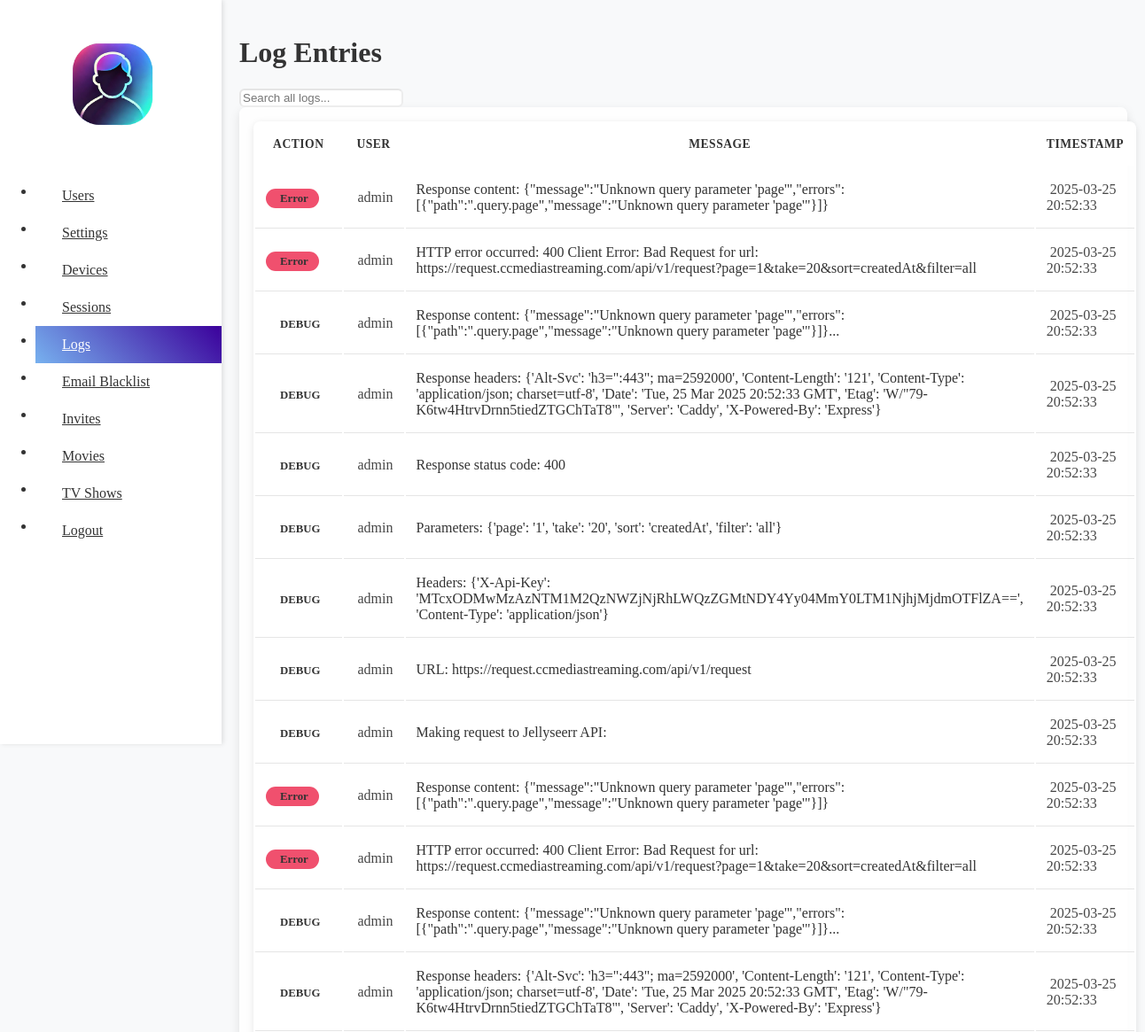
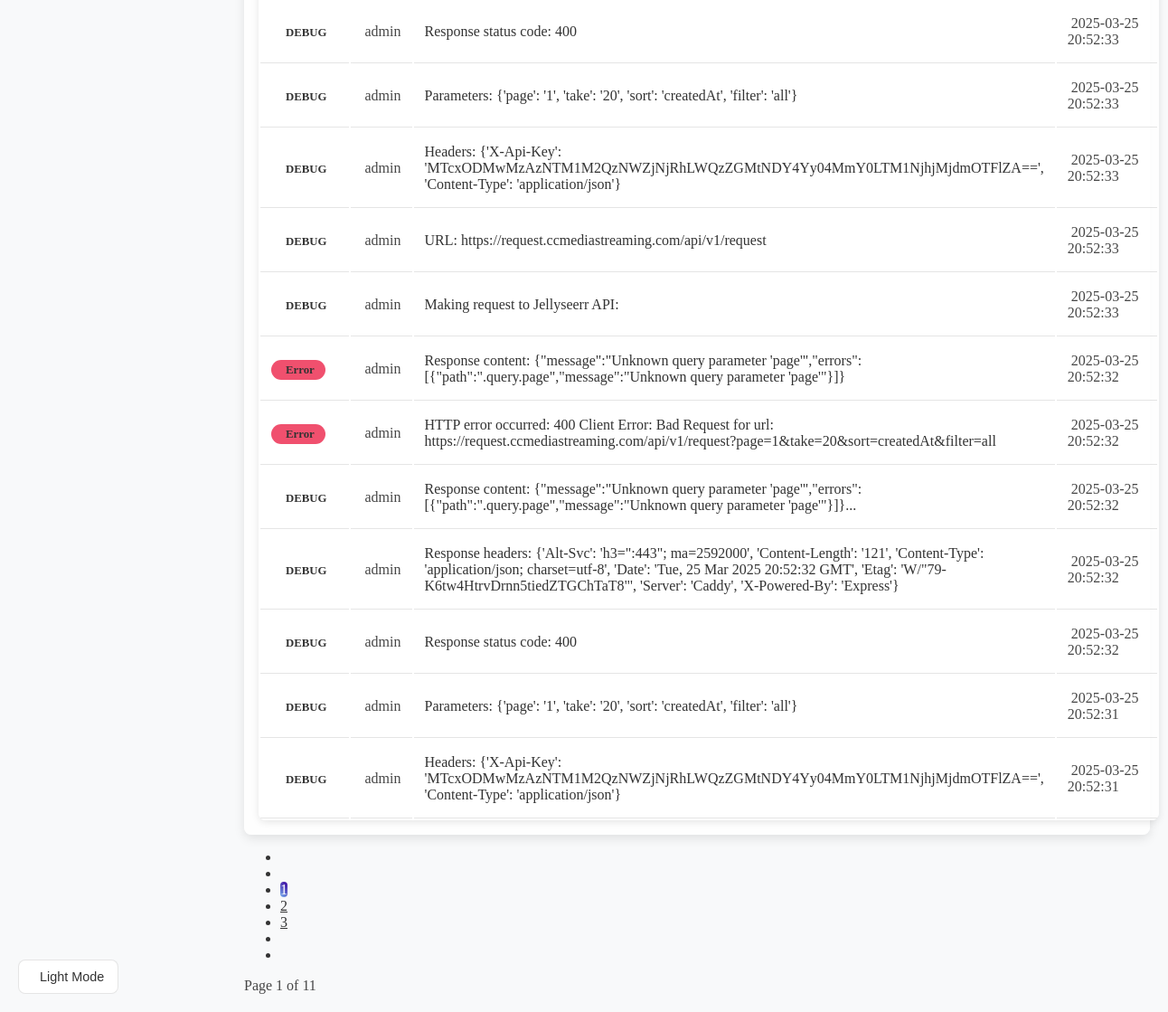
Page /logs/ (signed in) on the committed database (2 pictures, top to bottom).
### jellyfin_control/models.py (models this page shows, shortened)
class LogEntry(models.Model):
    ACTION_CHOICES = [
        ('LOGIN', 'Login'),
        ('CREATED', 'Created'),
        ('DELETED', 'Deleted'),
        ('INFO', 'Info'),
        ('WARNING', 'Warning'),
        ('ERROR', 'Error'),
        ('SETUP', 'Setup'),
        ('DOWNLOAD', 'Download'),
        ('UPLOAD', 'Upload'),
    ]
    action = models.CharField(max_length=20, choices=ACTION_CHOICES)
    user = models.ForeignKey(
        settings.AUTH_USER_MODEL,
        null=True,
        blank=True,
        on_delete=models.SET_NULL,
        related_name='jellyfin_log_entries'
    )
    message = models.TextField()
    created_at = models.DateTimeField(default=timezone.now)
    class Meta:
        ordering = ['-created_at']
        verbose_name = 'Log Entry'
        verbose_name_plural = 'Log Entries'

class CustomUser(AbstractBaseUser, PermissionsMixin):
    email = models.EmailField(unique=True)
    first_name = models.CharField(max_length=30, blank=True)
    last_name = models.CharField(max_length=30, blank=True)
    is_active = models.BooleanField(default=True)
    is_staff = models.BooleanField(default=False)
    jellyfin_user_id = models.CharField(max_length=255, unique=True, null=True, blank=True)  # New field
    objects = CustomUserManager()
    USERNAME_FIELD = 'email'
    REQUIRED_FIELDS = []
    def __str__(self):
        return self.email

### jellyfin_control/views.py (the view, shortened to what this page needs)
# urls.py: path('logs/', views.logs_view, name='logs'),
@login_required
@superuser_required
def logs_view(request):  # Changed from logs to logs_view
    logs = LogEntry.objects.all().order_by('-created_at')
    paginator = Paginator(logs, 25)
    page_number = request.GET.get('page', 1)
    page_obj = paginator.get_page(page_number)
    return render(request, 'logs.html', {'page_obj': page_obj})

### jellyfin_control/context_processors.py (called while the page is built)
def is_superuser(request):
    return {
        'is_superuser': request.user.is_authenticated and request.user.is_superuser
    }

def user_info(request):
    if request.user.is_authenticated:
        return {'username': request.user.email}
    return {'username': None}

def check_default_invite(request):
    default_invite_code = None
    default_invite_exists = False
    try:
        config = Config.objects.first()  # Assuming there's only one Config object
        if config and config.invite_code:
            default_invite_code = config.invite_code
            default_invite_exists = Invitation.objects.filter(invite_code=default_invite_code).exists()
    except ObjectDoesNotExist:
        pass
    return {
        'default_invite_code': default_invite_code,
        'default_invite_exists': default_invite_exists,
    }

### jellyfin_control/templates/logs.html (shortened to what this page needs)
{% extends 'base.html' %}
{% block content %}
<div class="uk-container">
    <div class="settings-card uk-margin-medium-bottom">
        <h1 class="uk-heading-medium uk-margin-remove">Log Entries</h1>
        <div class="uk-margin-medium-top">
            <div class="uk-inline uk-width-1-2@m">
                <input class="uk-input"
                       id="log-search"
                       type="text"
                       placeholder="Search all logs..."
                       aria-label="Search logs">
            </div>
        </div>
    </div>
    <div class="settings-card">
        <div class="uk-overflow-auto">
            <table class="uk-table uk-table-divider uk-table-hover uk-table-middle uk-table-small" id="log-table">
                <thead>
                    <tr>
                        <th>Action</th>
                        <th>User</th>
                        <th>Message</th>
                        <th>Timestamp</th>
                    </tr>
                </thead>
                <tbody>
                    {% for log in page_obj %}
                    <tr>
                        <td>
                            {% if log.action == "LOGIN" %}
                            <span class="uk-label uk-label-primary">
                                <span uk-icon="sign-in" class="uk-margin-small-right"></span>Login
                            </span>
                            {% elif log.action == "CREATED" %}
                            <span class="uk-label uk-label-success">
                                <span uk-icon="plus" class="uk-margin-small-right"></span>Created
                            </span>
                            {% elif log.action == "SETUP" %}
                            <span class="uk-label uk-label-warning">
                                <span uk-icon="settings" class="uk-margin-small-right"></span>Setup
                            </span>
                            {% elif log.action == "DELETED" %}
                            <span class="uk-label uk-label-danger">
                                <span uk-icon="trash" class="uk-margin-small-right"></span>Deleted
                            </span>
                            {% elif log.action == "ERROR" %}
                            <span class="uk-label uk-label-danger">
                                Error
                            </span>
                            {% elif log.action == "INFO" %}
                            <span class="uk-label uk-label-primary">
                                <span uk-icon="info" class="uk-margin-small-right"></span>Info
                            </span>
                            {% elif log.action == "WARNING" %}
                            <span class="uk-label uk-label-warning">
                                <span uk-icon="warning" class="uk-margin-small-right"></span>Warning
                            </span>
                            {% else %}
                            <span class="uk-label">
                                {{ log.get_action_display }}
                            </span>
                            {% endif %}
                        </td>
                        <td>
                            <span class="uk-text-small">
                                {{ log.user }}
                            </span>
                        </td>
                        <td>{{ log.message }}</td>
                        <td>
                            <span class="uk-text-small">
                                {{ log.created_at|date:"Y-m-d H:i:s" }}
                            </span>
                        </td>
                    </tr>
                    {% empty %}
                    <tr>
                        <td colspan="4" class="uk-text-center">No log entries found.</td>
                    </tr>
                    {% endfor %}
                </tbody>
            </table>
        </div>
        {% if page_obj.paginator.num_pages > 1 %}
        <div class="uk-margin-medium-top uk-flex uk-flex-center">
            <ul class="uk-pagination">
                {% if page_obj.has_previous %}
                <li><a href="?page=1"><span uk-pagination-previous></span><span uk-pagination-previous></span></a></li>
                <li><a href="?page={{ page_obj.previous_page_number }}"><span uk-pagination-previous></span></a></li>
                {% else %}
                <li class="uk-disabled"><span></span></li>
                <li class="uk-disabled"><span></span></li>
                {% endif %}
                {% for num in page_obj.paginator.page_range %}
                {% if page_obj.number == num %}
                <li class="uk-active"><span>{{ num }}</span></li>
                {% elif num > page_obj.number|add:'-3' and num < page_obj.number|add:'3' %}
                <li><a href="?page={{ num }}">{{ num }}</a></li>
                {% endif %}
                {% endfor %}
                {% if page_obj.has_next %}
                <li><a href="?page={{ page_obj.next_page_number }}"></a></li>
                <li><a href="?page={{ page_obj.paginator.num_pages }}"></a></li>
                {% else %}
                <li class="uk-disabled"><span><span uk-pagination-next></span></span></li>
                <li class="uk-disabled"><span><span uk-pagination-next></span><span uk-pagination-next></span></span></li>
                {% endif %}
            </ul>
        </div>
        <div class="uk-text-center uk-text-small uk-text-muted">
            Page {{ page_obj.number }} of {{ page_obj.paginator.num_pages }}
        </div>
        {% endif %}
    </div>
</div>
{% endblock %}

### jellyfin_control/templates/base.html (style rules this page uses)
:root { --background-color: #f8f9fa; --text-color: #333333; --sidebar-bg: #ffffff; --card-bg: rgba(255, 255, 255, 0.9); --hover-bg: rgba(0, 0, 0, 0.05); --overlay-bg: rgba(0, 0, 0, 0.7); --input-bg: #ffffff; --border-color: rgba(0, 0, 0, 0.1); }
body { background-color: var(--background-color); color: var(--text-color); min-height: 100vh; margin: 0; overflow-x: hidden; }
.uk-input, .uk-select, .uk-textarea { background-color: var(--input-bg); color: var(--text-color); border-color: var(--border-color); }
.uk-table { background: var(--card-bg); color: var(--text-color); border-radius: 8px; box-shadow: 0 2px 8px rgba(0, 0, 0, 0.1); overflow: hidden; }
.uk-table thead { background: var(--sidebar-bg); border-bottom: 2px solid var(--border-color); }
.uk-table th { color: var(--text-color); font-weight: 600; font-size: 0.95rem; padding: 16px 12px; text-transform: uppercase; letter-spacing: 0.5px; }
.uk-table td { padding: 16px 12px; vertical-align: middle; border-bottom: 1px solid var(--border-color); }
.uk-table tbody tr { transition: background-color 0.2s ease; }
.uk-table .uk-label { font-weight: 600; padding: 4px 12px; border-radius: 20px; text-transform: none; font-size: 0.8rem; }
.uk-table .uk-label-danger { background: #f0506e; }
.uk-overflow-auto { border-radius: 8px; box-shadow: 0 4px 12px rgba(0, 0, 0, 0.1); background: var(--card-bg); padding: 16px; }
.uk-pagination > li > a { color: var(--text-color); }
.uk-pagination > .uk-active > * { background: linear-gradient(45deg, #77b1ef, #3b009b); color: white; }

### jellyfin_control/templates/logs.html (style rules this page uses)
.uk-label { font-weight: 500; padding: 3px 12px; border-radius: 12px; text-transform: none; }
.uk-table th { text-transform: uppercase; font-size: 0.85rem; letter-spacing: 0.5px; color: var(--text-color); }
.uk-text-small { color: var(--text-color); opacity: 0.9; }
.uk-pagination > li > a { border-radius: 4px; }
.uk-pagination > .uk-active > * { border-radius: 4px; }
.uk-input { border-radius: 6px; }

### rows in the picture
LogEntry: action "Error", user "admin", message "Response content: {\"message\":\"Unknown query parameter 'page'\",\"errors\":[{\"path\":\".query.page\",\"message\":\"Unknown query parameter 'page'\"}]}", created_at "2025-03-25 20:52:33"
LogEntry: action "Error", user "admin", message "HTTP error occurred: 400 Client Error: Bad Request for url: https://request.ccmediastreaming.com/api/v1/request?page=1&take=20&sort=createdAt&filter=all", created_at "2025-03-25 20:52:33"
LogEntry: action "DEBUG", user "admin", message "Response content: {\"message\":\"Unknown query parameter 'page'\",\"errors\":[{\"path\":\".query.page\",\"message\":\"Unknown query parameter 'page'\"}]}...", created_at "2025-03-25 20:52:33"
LogEntry: action "DEBUG", user "admin", message "Response headers: {'Alt-Svc': 'h3=\":443\"; ma=2592000', 'Content-Length': '121', 'Content-Type': 'application/json; charset=utf-8', 'Date': 'Tue, 25 Mar 2025 20:52:33 GMT', 'Etag': 'W/\"79-K6tw4HtrvDrnn5tiedZTGChTaT8\"', 'Server': 'Caddy', 'X-Powered-By': 'Express'}", created_at "2025-03-25 20:52:33"
LogEntry: action "DEBUG", user "admin", message "Response status code: 400", created_at "2025-03-25 20:52:33"
LogEntry: action "DEBUG", user "admin", message "Parameters: {'page': '1', 'take': '20', 'sort': 'createdAt', 'filter': 'all'}", created_at "2025-03-25 20:52:33"
LogEntry: action "DEBUG", user "admin", message "Headers: {'X-Api-Key': 'MTcxODMwMzAzNTM1M2QzNWZjNjRhLWQzZGMtNDY4Yy04MmY0LTM1NjhjMjdmOTFlZA==', 'Content-Type': 'application/json'}", created_at "2025-03-25 20:52:33"
LogEntry: action "DEBUG", user "admin", message "URL: https://request.ccmediastreaming.com/api/v1/request", created_at "2025-03-25 20:52:33"
LogEntry: action "DEBUG", user "admin", message "Making request to Jellyseerr API:", created_at "2025-03-25 20:52:33"
LogEntry: action "Error", user "admin", message "Response content: {\"message\":\"Unknown query parameter 'page'\",\"errors\":[{\"path\":\".query.page\",\"message\":\"Unknown query parameter 'page'\"}]}", created_at "2025-03-25 20:52:33"
LogEntry: action "Error", user "admin", message "HTTP error occurred: 400 Client Error: Bad Request for url: https://request.ccmediastreaming.com/api/v1/request?page=1&take=20&sort=createdAt&filter=all", created_at "2025-03-25 20:52:33"
LogEntry: action "DEBUG", user "admin", message "Response content: {\"message\":\"Unknown query parameter 'page'\",\"errors\":[{\"path\":\".query.page\",\"message\":\"Unknown query parameter 'page'\"}]}...", created_at "2025-03-25 20:52:33"
LogEntry: action "DEBUG", user "admin", message "Response headers: {'Alt-Svc': 'h3=\":443\"; ma=2592000', 'Content-Length': '121', 'Content-Type': 'application/json; charset=utf-8', 'Date': 'Tue, 25 Mar 2025 20:52:33 GMT', 'Etag': 'W/\"79-K6tw4HtrvDrnn5tiedZTGChTaT8\"', 'Server': 'Caddy', 'X-Powered-By': 'Express'}", created_at "2025-03-25 20:52:33"
LogEntry: action "DEBUG", user "admin", message "Response status code: 400", created_at "2025-03-25 20:52:33"
LogEntry: action "DEBUG", user "admin", message "Parameters: {'page': '1', 'take': '20', 'sort': 'createdAt', 'filter': 'all'}", created_at "2025-03-25 20:52:33"
LogEntry: action "DEBUG", user "admin", message "Headers: {'X-Api-Key': 'MTcxODMwMzAzNTM1M2QzNWZjNjRhLWQzZGMtNDY4Yy04MmY0LTM1NjhjMjdmOTFlZA==', 'Content-Type': 'application/json'}", created_at "2025-03-25 20:52:33"
LogEntry: action "DEBUG", user "admin", message "URL: https://request.ccmediastreaming.com/api/v1/request", created_at "2025-03-25 20:52:33"
LogEntry: action "DEBUG", user "admin", message "Making request to Jellyseerr API:", created_at "2025-03-25 20:52:33"
LogEntry: action "Error", user "admin", message "Response content: {\"message\":\"Unknown query parameter 'page'\",\"errors\":[{\"path\":\".query.page\",\"message\":\"Unknown query parameter 'page'\"}]}", created_at "2025-03-25 20:52:32"
LogEntry: action "Error", user "admin", message "HTTP error occurred: 400 Client Error: Bad Request for url: https://request.ccmediastreaming.com/api/v1/request?page=1&take=20&sort=createdAt&filter=all", created_at "2025-03-25 20:52:32"
LogEntry: action "DEBUG", user "admin", message "Response content: {\"message\":\"Unknown query parameter 'page'\",\"errors\":[{\"path\":\".query.page\",\"message\":\"Unknown query parameter 'page'\"}]}...", created_at "2025-03-25 20:52:32"
LogEntry: action "DEBUG", user "admin", message "Response headers: {'Alt-Svc': 'h3=\":443\"; ma=2592000', 'Content-Length': '121', 'Content-Type': 'application/json; charset=utf-8', 'Date': 'Tue, 25 Mar 2025 20:52:32 GMT', 'Etag': 'W/\"79-K6tw4HtrvDrnn5tiedZTGChTaT8\"', 'Server': 'Caddy', 'X-Powered-By': 'Express'}", created_at "2025-03-25 20:52:32"
LogEntry: action "DEBUG", user "admin", message "Response status code: 400", created_at "2025-03-25 20:52:32"
LogEntry: action "DEBUG", user "admin", message "Parameters: {'page': '1', 'take': '20', 'sort': 'createdAt', 'filter': 'all'}", created_at "2025-03-25 20:52:31"
LogEntry: action "DEBUG", user "admin", message "Headers: {'X-Api-Key': 'MTcxODMwMzAzNTM1M2QzNWZjNjRhLWQzZGMtNDY4Yy04MmY0LTM1NjhjMjdmOTFlZA==', 'Content-Type': 'application/json'}", created_at "2025-03-25 20:52:31"

### other values in the picture
{{ num }} "1"
{{ num }} "2" "3"
{{ page_obj.number }} "1"
{{ page_obj.paginator.num_pages }} "11"
